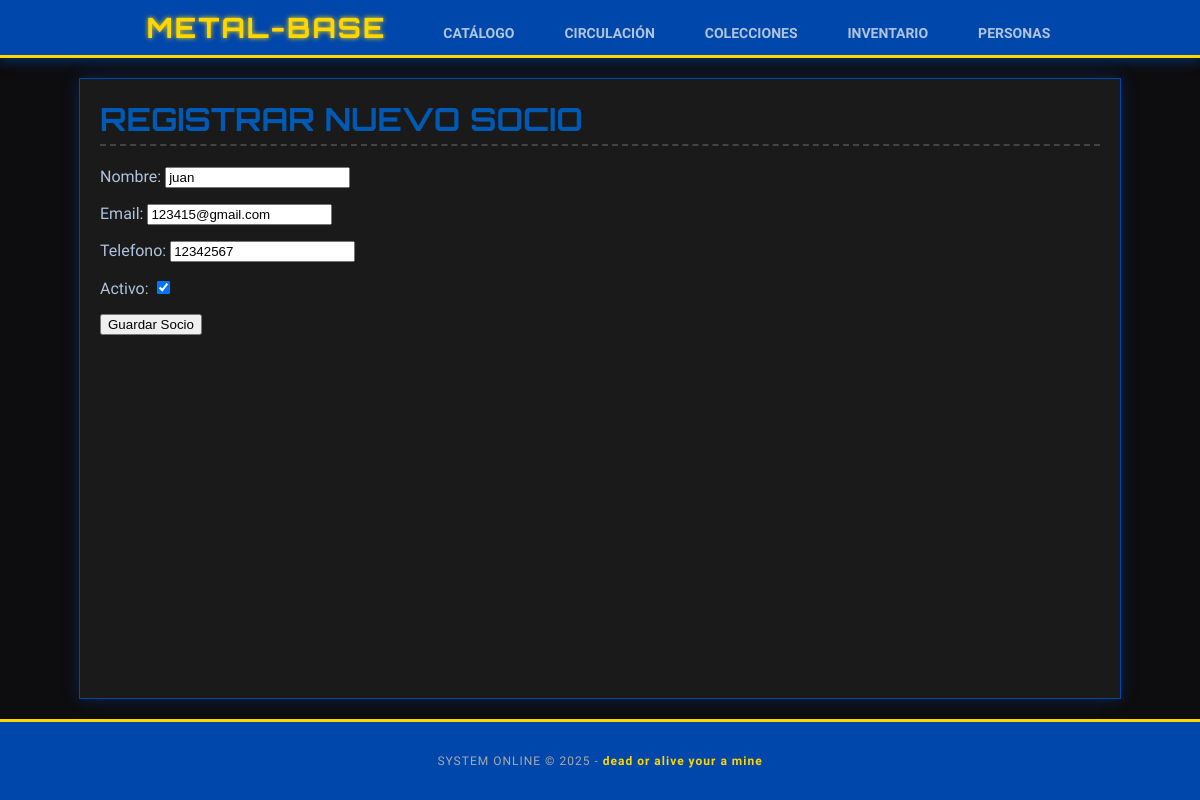
The app's page /personas/socios/1/editar/ with its own data.
### personas/models.py (models this page shows, shortened)
class Socio(models.Model):
    nombre = models.CharField(max_length=150)
    email = models.EmailField(max_length=150, unique=True)
    telefono = models.CharField(max_length=50, blank=True)
    activo = models.BooleanField(default=True)
    class Meta:
        ordering = ["nombre"]

### personas/views.py (the view, shortened to what this page needs)
# urls.py: path('socios/<int:pk>/editar/', SocioUpdate.as_view(), name='socio_update'),
class SocioUpdate(UpdateView):
    model = Socio
    template_name = 'socio_form.html' # Reutilizamos formulario
    fields = ['nombre', 'email', 'telefono', 'activo']

### personas/templates/socio_form.html (shortened to what this page needs)
{% extends "base.html" %}
{% block content %}
    <h1>Registrar Nuevo Socio</h1>
    <form method="post">
        {{ form.as_p }}
        <button type="submit">Guardar Socio</button>
    </form>
{% endblock %}

### templates/base.html (style rules this page uses)
body { margin: 0; font-family: 'Exo 2', sans-serif; background-color: #0d0d0f; color: #B0C4DE; display: flex; flex-direction: column; min-height: 100vh; }
h1, h2 { font-family: 'Orbitron', sans-serif; color: #0059b3; text-transform: uppercase; margin-top: 0; border-bottom: 2px dashed #444; padding-bottom: 5px; }

### records on screen
Socio: nombre "juan", email "123415@gmail.com", telefono "12342567", activo "☑"
